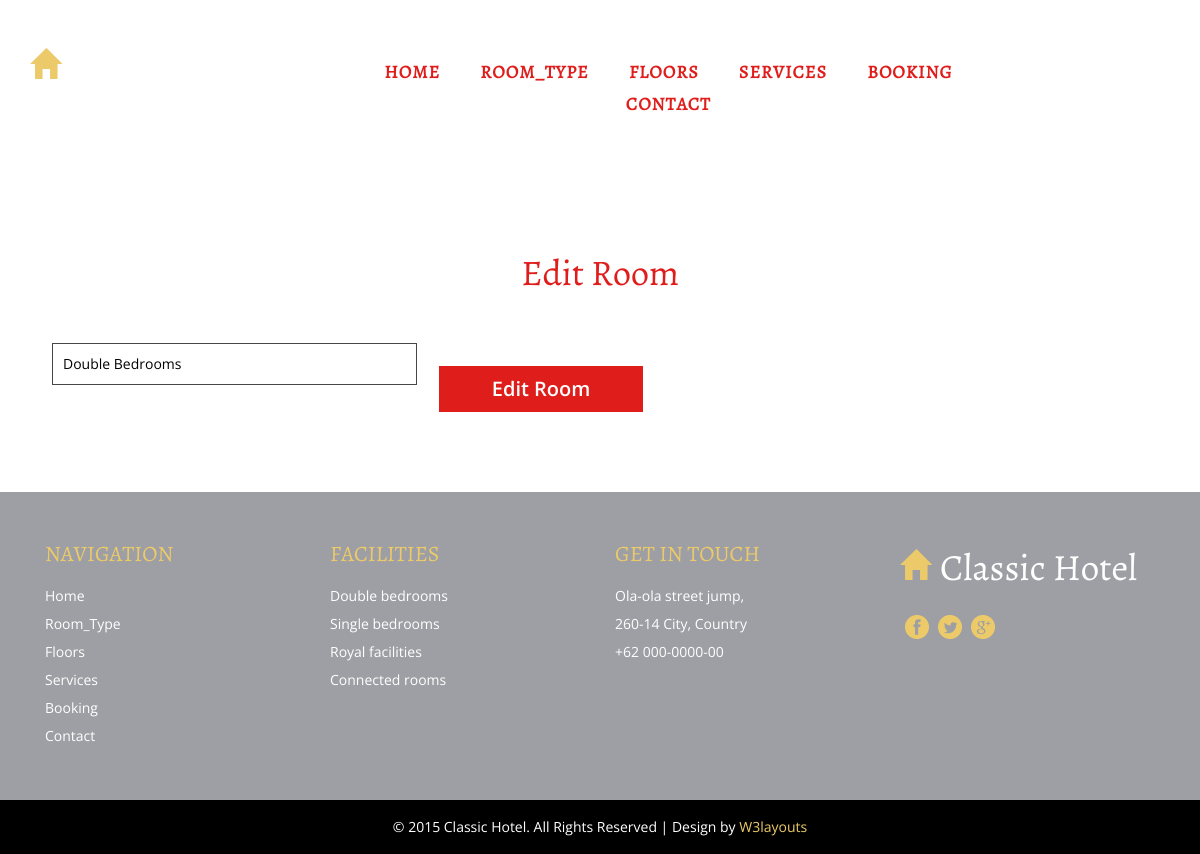
The page /edit_room_type/3 on the database as committed earlier.
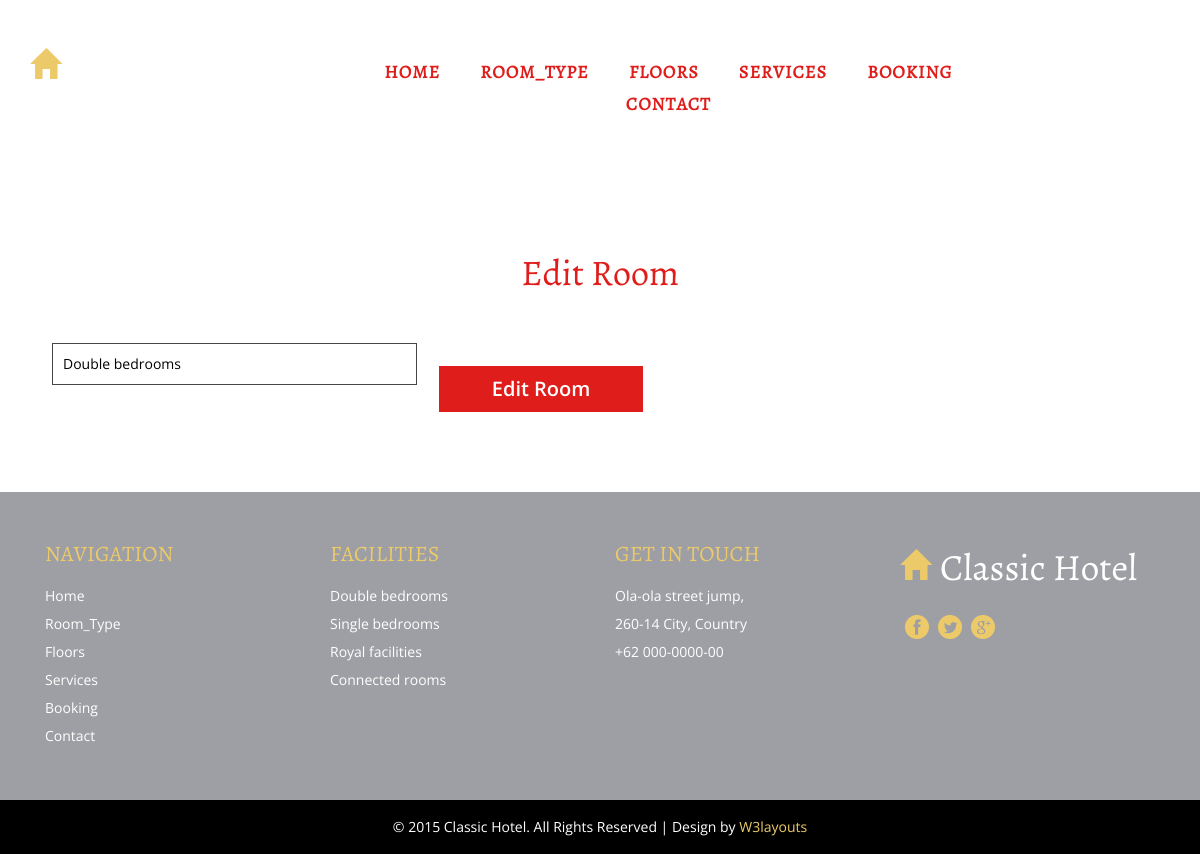
The same page on the database as committed later.
### poonam/models.py (models this page shows)
class rooms_type(models.Model):
    type_name = models.CharField(max_length=20, unique=True)

### poonam/views.py (the view)
# urls.py: path('edit_room_type/<int:id>', views.edit_room_type, name="edit_room_type"),
def edit_room_type(request,id):
    room = rooms_type.objects.get(id=id)
    if request.method=="POST":
       name= request.POST["edit_room_type"]
       room.type_name= name
       try:
            room.save()
       except:
        return render(request, "poonam/edit_room_type.html", {'rooms':room , 'message':'please try again'})
       return HttpResponseRedirect(reverse('rooms_type'))
    else:
     return render(request, "poonam/edit_room_type.html",{'rooms':room})

### poonam/templates/poonam/edit_room_type.html (shortened to what this page needs)
{% extends 'poonam/layout.html' %}
{% block body%}
<div class="contact">
    <div class="container">
        <div class="contact-form">
            <h3 class="tittle">Edit Room</h3>
            <form action="{% url 'edit_room_type' rooms.id %}" method="post">
                <input type="text" placeholder=" Room Name" name="edit_room_type" value="{{rooms.type_name}}" min="1"  required>
                <br>
                <input type="submit" value="Edit Room">
            </form>
        </div>
    </div>
</div>
{% endblock %}

Rows that differ between the two databases and show on the page:
changed rooms_type: edit_room_type "Double Bedrooms" → "Double bedrooms"
